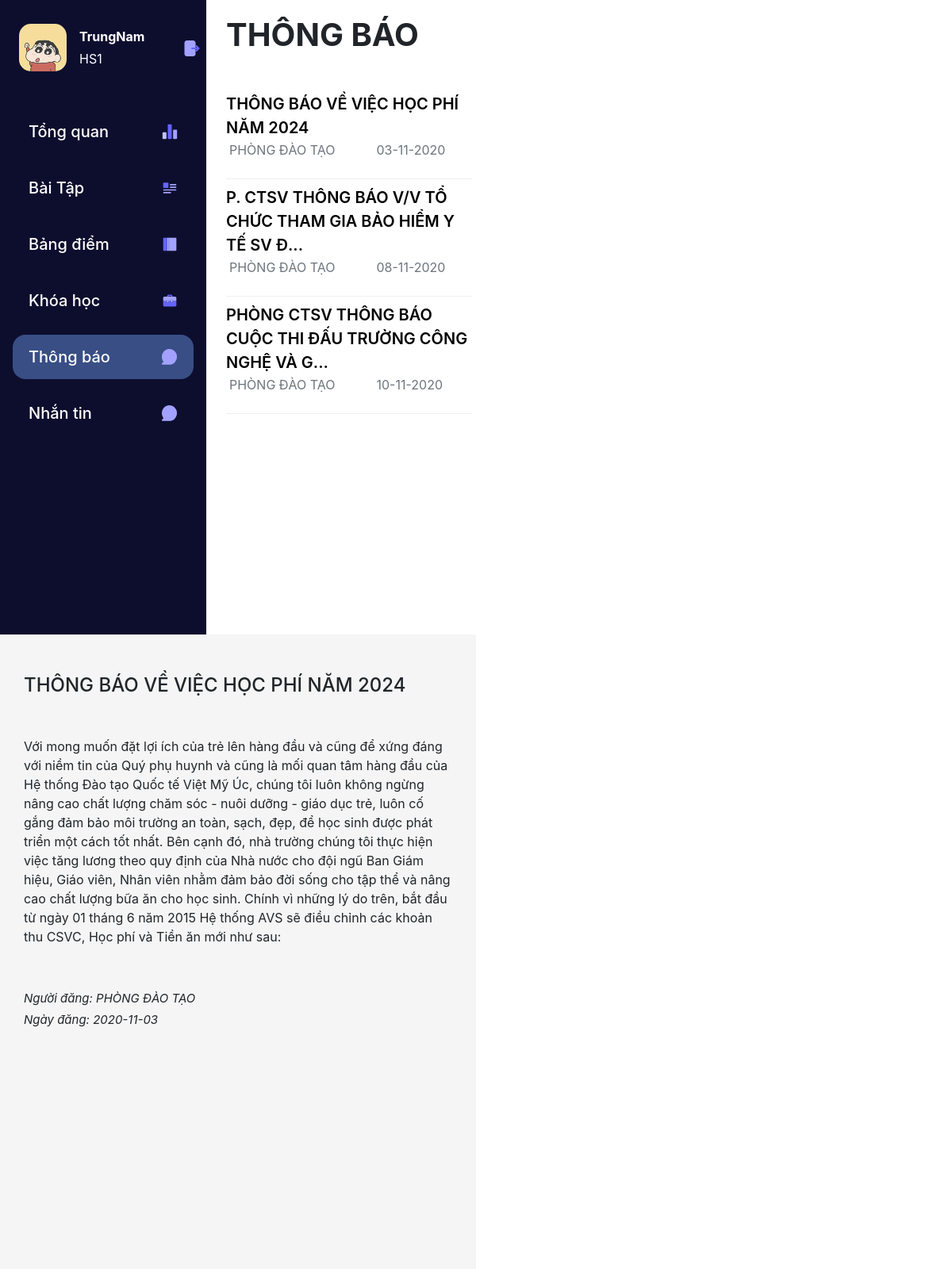
Screenshot of /sinhvien/index.php?act=thongbao&idtb=1 (signed in) with the database file from the repository.
### tables this page shows
CREATE TABLE `thongbao` (
  `idtb` int(11) NOT NULL,
  `idngdang` int(11) NOT NULL COMMENT '+ id người đăng\r\n+ người đăng phải có chức vụ = 3',
  `tdtb` varchar(300) NOT NULL COMMENT 'tiêu đề thông báo',
  `noidung` text NOT NULL COMMENT 'nội dung thông báo',
  `ngaydang` date NOT NULL COMMENT 'ngày đăng tb'
);

CREATE TABLE `taikhoan` (
  `id` int(11) NOT NULL,
  `hoten` varchar(255) NOT NULL COMMENT 'họ tên học sinh , giáo viên',
  `hinh` text NOT NULL,
  `ngaysinh` date NOT NULL,
  `email` text NOT NULL,
  `chucvu` tinyint(1) NOT NULL COMMENT '+ 0 : sinh viên \r\n+ 1 : giáo viên\r\n+ 2 :super us',
  `tendn` varchar(100) NOT NULL,
  `pass` text NOT NULL COMMENT 'pass sẽ được mã hóa ',
  `diachi` text NOT NULL,
  `sex` tinyint(1) NOT NULL COMMENT '+ 0 : nữ\r\n+1 : nam'
);

### sinhvien/index.php (called while the page is built)
<?php
    require_once "../sinhvien/controllers/index.php";
?>

### system/conn.php (called while the page is built, shortened)
<?php
function ketnoidb()
{
    $servername = "localhost";
    $username = "root";
    $password = "";
    try {
        $conn = new PDO("mysql:host=$servername;dbname=duan1", $username, $password);
        $conn->setAttribute(PDO::ATTR_ERRMODE, PDO::ERRMODE_EXCEPTION);
        return $conn;
    } catch (PDOException $e) {
    }
}
function laydulieu($sql)   {
    $conn = ketnoidb();
    $result = $conn->query($sql);
    $row = $result->fetchAll(PDO::FETCH_ASSOC);
    return $row;
    }
function laymot($sql) {
        $conn = ketnoidb();
        $result = $conn->query($sql);
        $row = $result->fetch(PDO::FETCH_ASSOC);
        return $row;
    }
?>

### sinhvien/models/index.php (called while the page is built, shortened)
<?php
function thongbao(){
   return laydulieu("SELECT * FROM thongbao INNER JOIN taikhoan ON taikhoan.id=thongbao.idngdang ORDER BY ngaydang");
}
function thongbaoct($id){
    return laymot("SELECT * FROM thongbao INNER JOIN taikhoan ON taikhoan.id=thongbao.idngdang WHERE idtb=$id");
}
?>

### sinhvien/views/thongbao.php (the view, shortened to what this page needs)
<div class="header-box">
    <div class="tieude h1">THÔNG BÁO</div>
</div>
<div class="thongbao mt-5">
    <?php
        foreach ($tb as $thongbao) {
            $nd=date("d-m-Y",strtotime($thongbao['ngaydang']));
            if(strlen($thongbao['tdtb'])>=70)
                $thongbao['tdtb'] = substr($thongbao['tdtb'], 0, 70)."...";
    ?>
    <div class="item mb-2">
        <a href="index.php?act=thongbao&idtb=<?=$thongbao['idtb']?>" class="tieude-tb"><?= $thongbao['tdtb'] ?></a>
        <div class="text-secondary info mt-2 pb-3">
            <div class="mr-5">
                <span class="ml-1"><?=$thongbao['hoten']?></span>
            </div>
            <div>
                <span class="ml-1"><?= $nd ?></span>
            </div>
        </div>
    </div>
    <?php }?>
</div>
</div>
</div>
<div class="boxthongbao-right">
<?php
if (isset($_GET['idtb'])) {?>
 <div class="boxthongbao-chitiet2">
        <h4><?=$tbct['tdtb']?></h4>
            <p style="margin-top: 50px;"><?=$tbct['noidung']?></p>
        <div class="d-tb-info">
            <p>Người đăng: <?=$tbct['hoten']?></p>
            <p>Ngày đăng: <?=$tbct['ngaydang']?></p>
        </div>
    </div>
    <?php
} else {
   echo ' <div class="boxthongbao-chitiet">
   <i class="fas fa-stream"></i>
   <p class="text-secondary">Chọn một thông báo để xem</p>
</div>';
}
?>
</div>

### sinhvien/views/css/style.css (style rules this page uses)
* { margin: 0; padding: 0; }
body { height: 100vh; }
.tieude { font-weight: bold !important; margin-bottom: 25px !important; }
.thongbao .info { display: flex; }
.thongbao .item { padding-bottom: 15px; border-bottom: 1px solid #efefef; }
.thongbao a { color: #000; }
.thongbao .info>div { display: flex; align-items: center; line-height: 10px; }
.boxthongbao-right { width: 50%; float: left; background: #f5f5f5; height: 100%; position: relative; }
.boxthongbao-chitiet, .boxthongbao-chitiet2 { text-align: center; transform: translate(-50%, -50%); top: 50%; left: 50%; position: absolute; }
.boxthongbao-chitiet2 { width: 95%; margin-left: 5% !important; margin-top: 50px !important; float: left !important; padding-right: 30px !important; text-align: left; transform: none; top: 0; left: 0; position: absolute; }
.tieude-tb { font-size: 20px; font-weight: 600; font-family: -apple-system, BlinkMacSystemFont, 'Segoe UI', Roboto, Oxygen, Ubuntu, Cantarell, 'Open Sans', 'Helvetica Neue', sans-serif; }
.d-tb-info { margin-top: 55px; font-style: italic; font-weight: 400; font-size: 15px; }
.d-tb-info p { margin-bottom: 5px; }

### system/css/stylelayout.css (style rules this page uses)
* { margin: 0; padding: 0; }
body { height: 100vh; }
.tieude { font-weight: bold !important; margin-bottom: 25px !important; }
.thongbao .info { display: flex; }
.thongbao .item { padding-bottom: 15px; border-bottom: 1px solid #efefef; }
.thongbao a { color: #000; }
.thongbao .info>div { display: flex; align-items: center; line-height: 10px; }
.boxthongbao-right { width: 50%; float: left; background: #f5f5f5; height: 100%; position: relative; }
.boxthongbao-chitiet, .boxthongbao-chitiet2 { text-align: center; transform: translate(-50%, -50%); top: 50%; left: 50%; position: absolute; }
.boxthongbao-chitiet2 { width: 95%; margin-left: 5% !important; margin-top: 50px !important; float: left !important; text-align: left; transform: none; top: 0; left: 0; position: absolute; }
.tieude-tb { font-size: 20px; font-weight: 600; font-family: -apple-system, BlinkMacSystemFont, 'Segoe UI', Roboto, Oxygen, Ubuntu, Cantarell, 'Open Sans', 'Helvetica Neue', sans-serif; }
.d-tb-info { margin-top: 55px; font-style: italic; font-weight: 400; font-size: 15px; }
.d-tb-info p { margin-bottom: 5px; }

### rows the page displays
thongbao: tdtb "THÔNG BÁO VỀ VIỆC HỌC PHÍ NĂM 2024", idngdang.hoten "PHÒNG ĐÀO TẠO", ngaydang "03-11-2020", noidung "Với mong muốn đặt lợi ích của trẻ lên hàng đầu và cũng để xứng đáng với niềm tin của Quý phụ huynh và cũng là mối quan tâm hàng đầu của Hệ thống Đào tạo Quốc tế Việt Mỹ Úc, chúng tôi luôn không ngừng nâng cao chất lượng chăm sóc - nuôi dưỡng - giáo dục trẻ, luôn cố gắng đảm bảo môi trường an toàn, sạch, đẹp, để học sinh được phát triển một cách tốt nhất. Bên cạnh đó, nhà trường chúng tôi thực hiện việc tăng lương theo quy định của Nhà nước cho đội ngũ Ban Giám hiệu, Giáo viên, Nhân viên nhằm đảm bảo đời sống cho tập thể và nâng cao chất lượng bữa ăn cho học sinh. Chính vì những lý do trên, bắt đầu từ ngày 01 tháng 6 năm 2015 Hệ thống AVS sẽ điều chỉnh các khoản thu CSVC, Học phí và Tiền ăn…", ngaydang "2020-11-03"
thongbao: tdtb "P. CTSV THÔNG BÁO V/V TỔ CHỨC THAM GIA BẢO HIỂM Y TẾ SV Đ...", idngdang.hoten "PHÒNG ĐÀO TẠO", ngaydang "08-11-2020"
thongbao: tdtb "PHÒNG CTSV THÔNG BÁO CUỘC THI ĐẤU TRƯỜNG CÔNG NGHỆ VÀ G...", idngdang.hoten "PHÒNG ĐÀO TẠO", ngaydang "10-11-2020"

### other values shown
$_SESSION['tdn'] "TrungNam"
$_SESSION['iddn'] "1"
